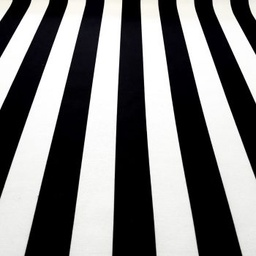
#> input picture image/image5.jpg, 256 x 256 px, shrunk from 350 x 350 before the run
$ jupyter execute 'SADA with Unnormalized Image.ipynb'   (shell and % lines are left out)
#> lines starting #> are read from the running program, lines starting #| are printed output that depends on the picture; long printed decimals are rounded
[cell 1]
import numpy as np
from PIL import Image
from matplotlib import pyplot as plt
import matplotlib.image as mpimg

[cell 2]
def random_matrix(shape):
    A = np.random.rand(shape[0], shape[1])*50
    return A

def random_integer_matrix(shape):
    return np.floor(random_matrix(shape))

[cell 3]
def rgb2gray(rgb):
    return np.dot(rgb[...,:3], [0.299, 0.587, 0.114])

X = random_integer_matrix((5,15))

im = Image.open("image/image5.jpg")
#> im is the input picture: PIL image 256x256 RGB; mean R, G, B 125.2, 125, 125.2
data_orig = rgb2gray(np.array(im))
print(data_orig.shape)
#| (256, 256)
print(np.mean(data_orig), np.std(data_orig))
#| 125.099 120.396
plt.imshow(data_orig, cmap='gray')
plt.show()

[cell 4]
# Hyperparamters
X = data_orig

W = X.shape[0]
#> W = 256
K = X.shape[1]
#> K = 256
shape = (W, K)
#> shape = (256, 256)
I = 200
T_shape = (W, I)
#> T_shape = (256, 200)
V_shape = (I, K)
#> V_shape = (200, 256)

[cell 5]
# SADA Sampler
print(np.mean(X), np.std(X))
#| 125.099 120.396

# Initialization

# mean = gamma_scale * gamma_shape
# variance = gamma_scale * gamma_shape^2

data_variance = (np.std(X)/(I/5))**2
#> data_variance = 9.06
data_mean = np.mean(X)/I*1.3
#> data_mean = 0.813
print(data_mean, data_variance)
#| 0.8131 9.059

gamma_scale = data_variance/data_mean # b/sqrt(a) == std
#> gamma_scale = 11.14
gamma_shape = data_mean/gamma_scale
#> gamma_shape = 0.073
print(gamma_scale, gamma_shape)
#| 11.141 0.07299

A_t = np.ones(T_shape)*gamma_shape
#> A_t: shape (256, 200) float64; every value is 0.073
B_t = np.ones(T_shape)*gamma_scale
#> B_t: shape (256, 200) float64; every value is 11.14
A_v = np.ones(V_shape)*gamma_shape
#> A_v: shape (200, 256) float64; every value is 0.073
B_v = np.ones(V_shape)*gamma_scale
#> B_v: shape (200, 256) float64; every value is 11.14

T = np.random.gamma(A_t,B_t)
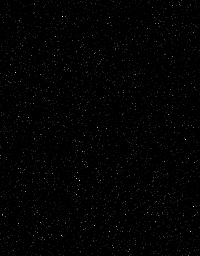
#> T: shape (256, 200) float64; min 9.16e-75, max 75.41, mean 0.8; drawn with min black and max white
V = np.random.gamma(A_v,B_v)
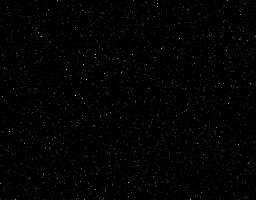
#> V: shape (200, 256) float64; min 2.21e-66, max 71.73, mean 0.8; drawn with min black and max white
print(np.mean(np.dot(T,V)), np.std(np.dot(T,V)))
#| 134.575 138.120

mean_diff = np.mean(np.abs(X - np.dot(T,V)))
#> mean_diff = 141.1
print("Random loss: ", mean_diff)
#| Random loss:  141.143
